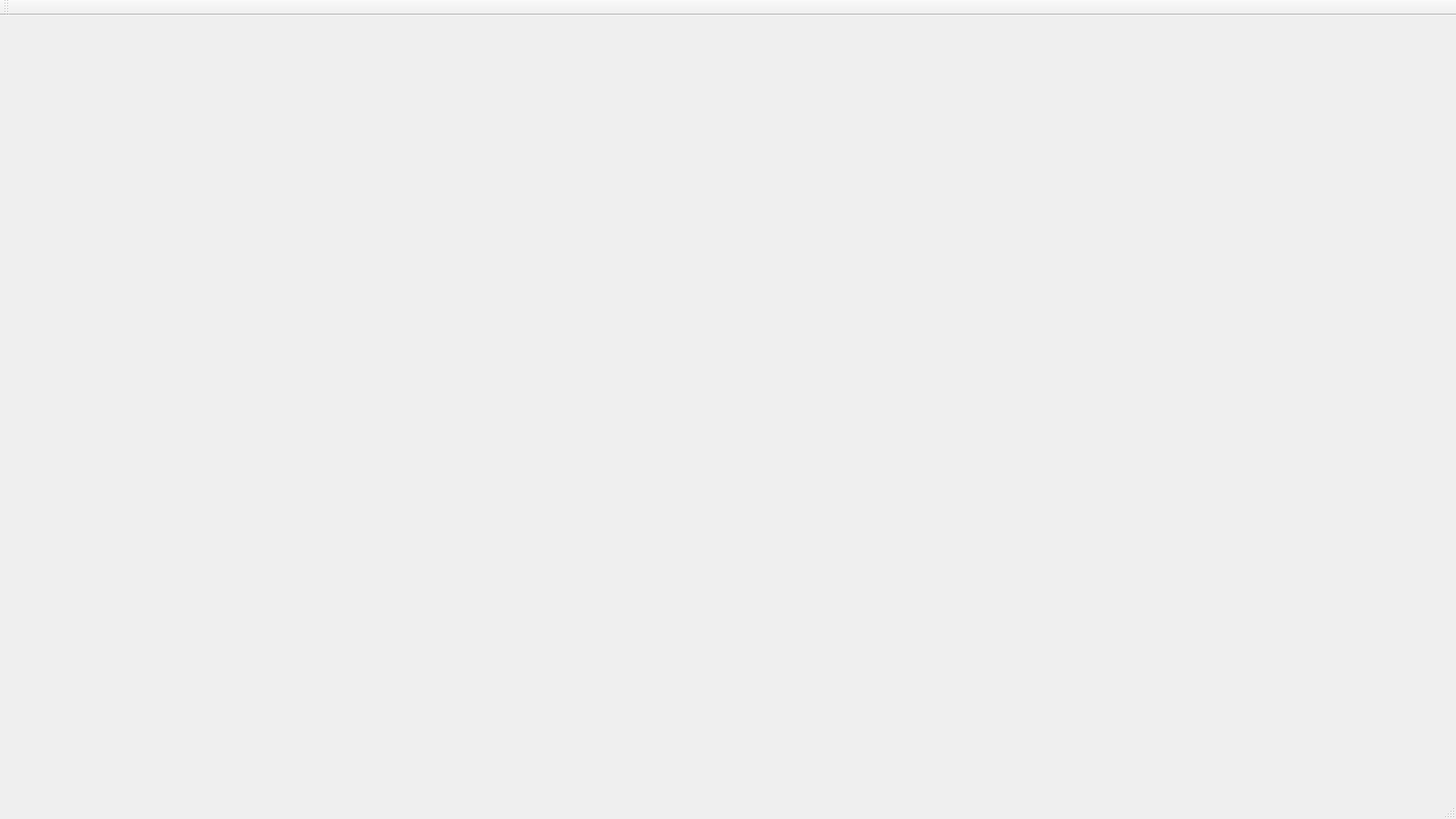
<?xml version="1.0" encoding="UTF-8"?>
<ui version="4.0">
 <class>MainWindowClass</class>
 <widget class="QMainWindow" name="MainWindowClass">
  <property name="geometry">
   <rect>
    <x>0</x>
    <y>0</y>
    <width>1600</width>
    <height>900</height>
   </rect>
  </property>
  <property name="windowTitle">
   <string>Knight Online UI Editor</string>
  </property>
  <widget class="QWidget" name="centralWidget">
   <layout class="QVBoxLayout" name="verticalLayout">
    <item>
     <widget class="QDirect3D9Widget" name="view">
      <property name="minimumSize">
       <size>
        <width>640</width>
        <height>480</height>
       </size>
      </property>
     </widget>
    </item>
   </layout>
  </widget>
  <widget class="QMenuBar" name="menuBar">
   <property name="geometry">
    <rect>
     <x>0</x>
     <y>0</y>
     <width>1600</width>
     <height>22</height>
    </rect>
   </property>
  </widget>
  <widget class="QStatusBar" name="statusBar"/>
  <widget class="QToolBar" name="mainToolBar">
   <property name="windowTitle">
    <string>toolBar</string>
   </property>
   <attribute name="toolBarArea">
    <enum>TopToolBarArea</enum>
   </attribute>
   <attribute name="toolBarBreak">
    <bool>false</bool>
   </attribute>
  </widget>
 </widget>
 <customwidgets>
  <customwidget>
   <class>QDirect3D9Widget</class>
   <extends>QWidget</extends>
   <header>QDirect3D9Widget.h</header>
  </customwidget>
 </customwidgets>
 <resources/>
 <connections/>
</ui>
